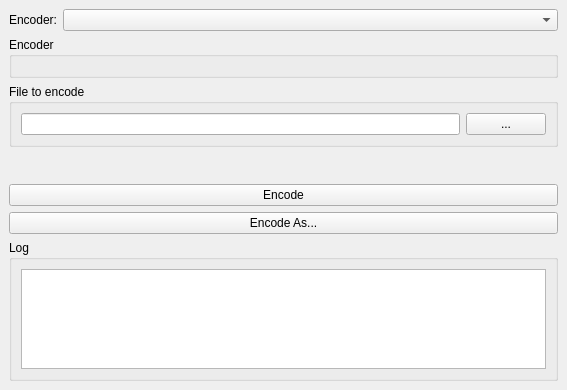
<?xml version="1.0" encoding="UTF-8"?>
<ui version="4.0">
 <class>MainWindow</class>
 <widget class="QMainWindow" name="MainWindow">
  <property name="geometry">
   <rect>
    <x>0</x>
    <y>0</y>
    <width>567</width>
    <height>390</height>
   </rect>
  </property>
  <property name="sizePolicy">
   <sizepolicy hsizetype="Minimum" vsizetype="Minimum">
    <horstretch>0</horstretch>
    <verstretch>0</verstretch>
   </sizepolicy>
  </property>
  <property name="windowTitle">
   <string>Encoder</string>
  </property>
  <widget class="QWidget" name="centralwidget">
   <layout class="QVBoxLayout" name="verticalLayout_2">
    <item>
     <layout class="QHBoxLayout" name="horizontalLayout">
      <item>
       <widget class="QLabel" name="label">
        <property name="text">
         <string>Encoder:</string>
        </property>
       </widget>
      </item>
      <item>
       <widget class="QComboBox" name="m_EncoderSelectComboBox">
        <property name="sizePolicy">
         <sizepolicy hsizetype="Preferred" vsizetype="Fixed">
          <horstretch>2</horstretch>
          <verstretch>0</verstretch>
         </sizepolicy>
        </property>
       </widget>
      </item>
     </layout>
    </item>
    <item>
     <widget class="QGroupBox" name="m_SelectedEncoderGroupBox">
      <property name="title">
       <string>Encoder</string>
      </property>
      <layout class="QVBoxLayout" name="verticalLayout_4">
       <item>
        <layout class="QVBoxLayout" name="verticalLayout_3"/>
       </item>
      </layout>
     </widget>
    </item>
    <item>
     <widget class="QGroupBox" name="groupBox">
      <property name="title">
       <string>File to encode</string>
      </property>
      <layout class="QHBoxLayout" name="horizontalLayout_4">
       <item>
        <layout class="QHBoxLayout" name="horizontalLayout_3">
         <item>
          <widget class="QLineEdit" name="m_FileToEncodeLineEdit"/>
         </item>
         <item>
          <widget class="QPushButton" name="m_BrowseFileToEncodePushButton">
           <property name="text">
            <string>...</string>
           </property>
          </widget>
         </item>
        </layout>
       </item>
      </layout>
     </widget>
    </item>
    <item>
     <spacer name="verticalSpacer">
      <property name="orientation">
       <enum>Qt::Vertical</enum>
      </property>
      <property name="sizeHint" stdset="0">
       <size>
        <width>20</width>
        <height>40</height>
       </size>
      </property>
     </spacer>
    </item>
    <item>
     <layout class="QVBoxLayout" name="verticalLayout">
      <item>
       <widget class="QPushButton" name="m_EncodePushButton">
        <property name="text">
         <string>Encode</string>
        </property>
       </widget>
      </item>
      <item>
       <widget class="QPushButton" name="m_EncodeAsPushButton">
        <property name="text">
         <string>Encode As...</string>
        </property>
       </widget>
      </item>
     </layout>
    </item>
    <item>
     <widget class="QGroupBox" name="groupBox_2">
      <property name="title">
       <string>Log</string>
      </property>
      <layout class="QVBoxLayout" name="verticalLayout_5">
       <item>
        <widget class="QTextEdit" name="m_LogTextEdit">
         <property name="enabled">
          <bool>true</bool>
         </property>
         <property name="sizePolicy">
          <sizepolicy hsizetype="Expanding" vsizetype="Minimum">
           <horstretch>0</horstretch>
           <verstretch>0</verstretch>
          </sizepolicy>
         </property>
         <property name="maximumSize">
          <size>
           <width>16777215</width>
           <height>100</height>
          </size>
         </property>
         <property name="readOnly">
          <bool>true</bool>
         </property>
        </widget>
       </item>
      </layout>
     </widget>
    </item>
   </layout>
  </widget>
 </widget>
 <resources/>
 <connections>
  <connection>
   <sender>m_EncoderSelectComboBox</sender>
   <signal>currentIndexChanged(QString)</signal>
   <receiver>MainWindow</receiver>
   <slot>OnEncoderChanged(QString)</slot>
   <hints>
    <hint type="sourcelabel">
     <x>424</x>
     <y>40</y>
    </hint>
    <hint type="destinationlabel">
     <x>399</x>
     <y>299</y>
    </hint>
   </hints>
  </connection>
  <connection>
   <sender>m_EncodePushButton</sender>
   <signal>clicked()</signal>
   <receiver>MainWindow</receiver>
   <slot>OnEncodeButtonClicked()</slot>
   <hints>
    <hint type="sourcelabel">
     <x>278</x>
     <y>270</y>
    </hint>
    <hint type="destinationlabel">
     <x>278</x>
     <y>170</y>
    </hint>
   </hints>
  </connection>
  <connection>
   <sender>m_EncodeAsPushButton</sender>
   <signal>clicked()</signal>
   <receiver>MainWindow</receiver>
   <slot>OnEncodeAsButtonClicked()</slot>
   <hints>
    <hint type="sourcelabel">
     <x>278</x>
     <y>299</y>
    </hint>
    <hint type="destinationlabel">
     <x>278</x>
     <y>170</y>
    </hint>
   </hints>
  </connection>
  <connection>
   <sender>m_BrowseFileToEncodePushButton</sender>
   <signal>clicked()</signal>
   <receiver>MainWindow</receiver>
   <slot>OnBrowseFileToEncodeButtonClicked()</slot>
   <hints>
    <hint type="sourcelabel">
     <x>499</x>
     <y>134</y>
    </hint>
    <hint type="destinationlabel">
     <x>278</x>
     <y>170</y>
    </hint>
   </hints>
  </connection>
 </connections>
 <slots>
  <slot>OnEncoderChanged(QString)</slot>
  <slot>OnEncodeButtonClicked()</slot>
  <slot>OnEncodeAsButtonClicked()</slot>
  <slot>OnBrowseFileToEncodeButtonClicked()</slot>
 </slots>
</ui>
